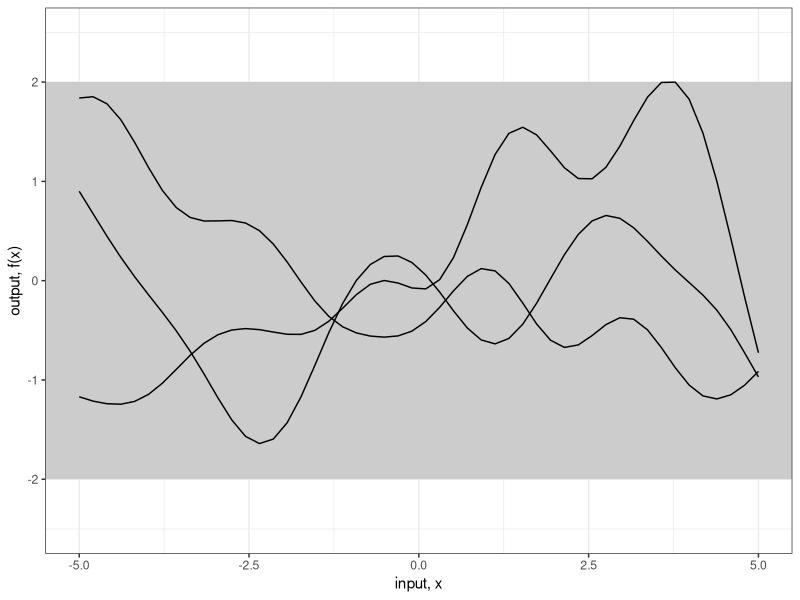
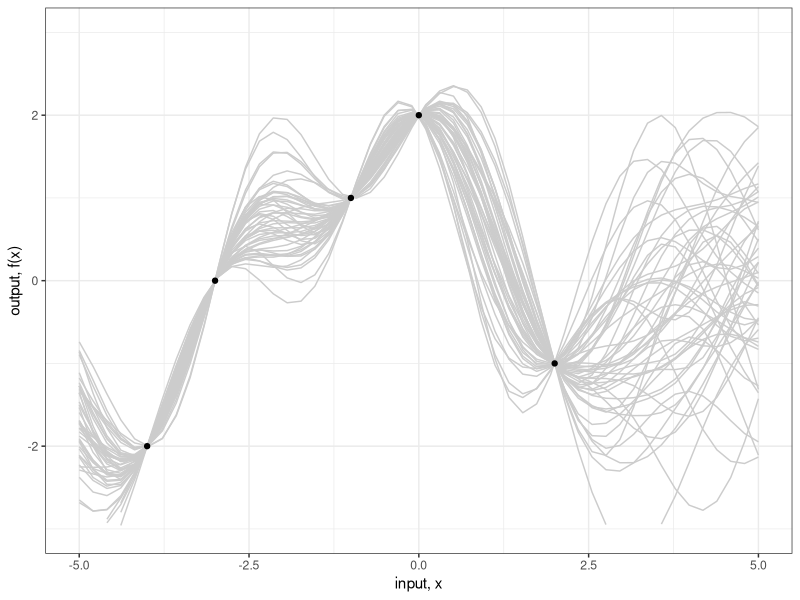
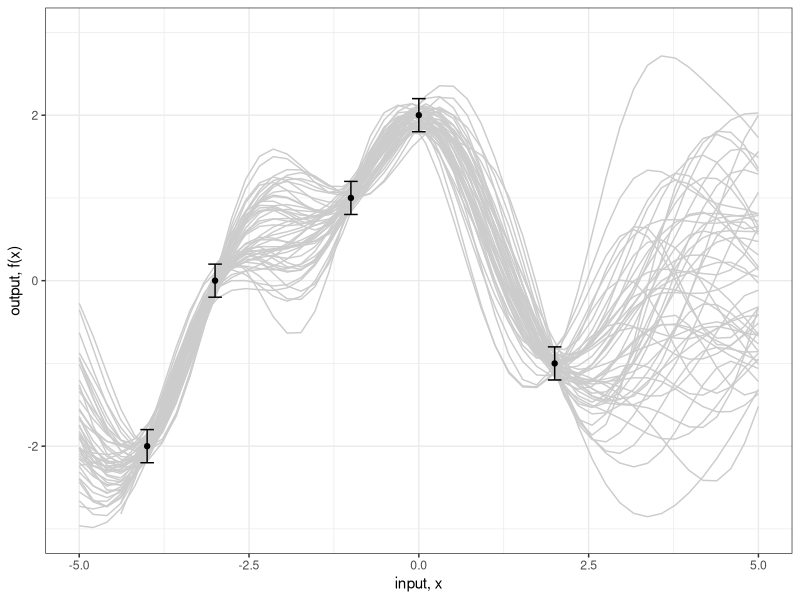

Reproduce these figures in R, in order.
# Demo of Gaussian process regression with R
# James Keirstead
# 5 April 2012

# Chapter 2 of Rasmussen and Williams's book `Gaussian Processes
# for Machine Learning' provides a detailed explanation of the
# math for Gaussian process regression.  It doesn't provide
# much in the way of code though.  This Gist is a brief demo
# of the basic elements of Gaussian process regression, as
# described on pages 13 to 16.


# Load in the required libraries for data manipulation
# and multivariate normal distribution
require(MASS)
require(plyr)
require(reshape2)
require(ggplot2)

# Set a seed for repeatable plots
set.seed(12345)

# Calculates the covariance matrix sigma using a
# simplified version of the squared exponential function.
#
# Although the nested loops are ugly, I've checked and it's about
# 30% faster than a solution using expand.grid() and apply()
#
# Parameters:
#	X1, X2 = vectors
# 	l = the scale length parameter
# Returns:
# 	a covariance matrix
calcSigma <- function(X1,X2,l=1) {
  Sigma <- matrix(rep(0, length(X1)*length(X2)), nrow=length(X1))
  for (i in 1:nrow(Sigma)) {
    for (j in 1:ncol(Sigma)) {
      Sigma[i,j] <- exp(-0.5*(abs(X1[i]-X2[j])/l)^2)
    }
  }
  return(Sigma)
}

# 1. Plot some sample functions from the Gaussian process
# as shown in Figure 2.2(a)

# Define the points at which we want to define the functions
x.star <- seq(-5,5,len=50)

# Calculate the covariance matrix
sigma <- calcSigma(x.star,x.star)

# Generate a number of functions from the process
n.samples <- 3
values <- matrix(rep(0,length(x.star)*n.samples), ncol=n.samples)
for (i in 1:n.samples) {
  # Each column represents a sample from a multivariate normal distribution
  # with zero mean and covariance sigma
  values[,i] <- mvrnorm(1, rep(0, length(x.star)), sigma)
}
values <- cbind(x=x.star,as.data.frame(values))
values <- melt(values,id="x")

# Plot the result
fig2a <- ggplot(values,aes(x=x,y=value)) +
  geom_rect(xmin=-Inf, xmax=Inf, ymin=-2, ymax=2, fill="grey80") +
  geom_line(aes(group=variable)) +
  theme_bw() +
  scale_y_continuous(lim=c(-2.5,2.5), name="output, f(x)") +
  xlab("input, x")

# 2. Now let's assume that we have some known data points;
# this is the case of Figure 2.2(b). In the book, the notation 'f'
# is used for f$y below.  I've done this to make the ggplot code
# easier later on.
f <- data.frame(x=c(-4,-3,-1,0,2),
                y=c(-2,0,1,2,-1))

# Calculate the covariance matrices
# using the same x.star values as above
x <- f$x
k.xx <- calcSigma(x,x)
k.xxs <- calcSigma(x,x.star)
k.xsx <- calcSigma(x.star,x)
k.xsxs <- calcSigma(x.star,x.star)

# These matrix calculations correspond to equation (2.19)
# in the book.
f.star.bar <- k.xsx%*%solve(k.xx)%*%f$y
cov.f.star <- k.xsxs - k.xsx%*%solve(k.xx)%*%k.xxs

# This time we'll plot more samples.  We could of course
# simply plot a +/- 2 standard deviation confidence interval
# as in the book but I want to show the samples explicitly here.
n.samples <- 50
values <- matrix(rep(0,length(x.star)*n.samples), ncol=n.samples)
for (i in 1:n.samples) {
  values[,i] <- mvrnorm(1, f.star.bar, cov.f.star)
}
values <- cbind(x=x.star,as.data.frame(values))
values <- melt(values,id="x")

# Plot the results including the mean function
# and constraining data points
fig2b <- ggplot(values,aes(x=x,y=value)) +
  geom_line(aes(group=variable), colour="grey80") +
  geom_point(data=f,aes(x=x,y=y)) +
  theme_bw() +
  scale_y_continuous(lim=c(-3,3), name="output, f(x)") +
  xlab("input, x")

# 3. Now assume that each of the observed data points have some
# normally-distributed noise.

# The standard deviation of the noise
sigma.n <- 0.1

# Recalculate the mean and covariance functions
f.bar.star <- k.xsx%*%solve(k.xx + sigma.n^2*diag(1, ncol(k.xx)))%*%f$y
cov.f.star <- k.xsxs - k.xsx%*%solve(k.xx + sigma.n^2*diag(1, ncol(k.xx)))%*%k.xxs

# Recalulate the sample functions
values <- matrix(rep(0,length(x.star)*n.samples), ncol=n.samples)
for (i in 1:n.samples) {
  values[,i] <- mvrnorm(1, f.bar.star, cov.f.star)
}
values <- cbind(x=x.star,as.data.frame(values))
values <- melt(values,id="x")

# Plot the result, including error bars on the observed points
gg <- ggplot(values, aes(x=x,y=value)) + 
  geom_line(aes(group=variable), colour="grey80") +
  geom_errorbar(data=f,aes(x=x,y=NULL,ymin=y-2*sigma.n, ymax=y+2*sigma.n), width=0.2) +
  geom_point(data=f,aes(x=x,y=y)) +
  theme_bw() +
  scale_y_continuous(lim=c(-3,3), name="output, f(x)") +
  xlab("input, x")
